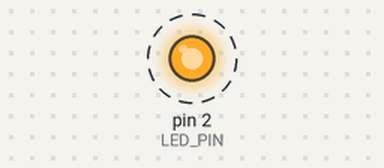
The sketch below on a simulated Arduino Uno, built with avr-gcc and run on an emulated ATmega328P. On the bench: output pins drawn as LEDs (lit = HIGH). Dashed ring = blinking.

Above: at 0.2 s.
Timing chart, 0 to 3.0 s (numbered marks = the images above):
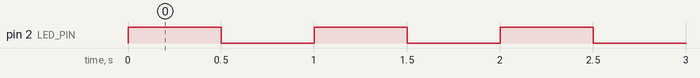

Measured:
- by itself, pin 2 (LED_PIN): alternates HIGH for 0.50 s and LOW for 0.50 s

The sketch:

test.ino
```cpp
#include "blink.h"

const int LED_PIN = 2;
unsigned int tick = 0;

void setup() {
    pinMode(LED_PIN, OUTPUT);
}

void loop() {
    digitalWrite(
        LED_PIN,
        led_should_be_on(tick) ? HIGH : LOW
    );

    tick++;
    delay(500);
}
```

blink.c
```cpp
#include "blink.h"

int led_should_be_on(unsigned int tick) {
    return tick % 2 == 0;
}
```

blink.h
```cpp
#ifndef BLINK_H
#define BLINK_H

#ifdef __cplusplus
extern "C" {
#endif

int led_should_be_on(unsigned int tick);

#ifdef __cplusplus
}
#endif

#endif
```
